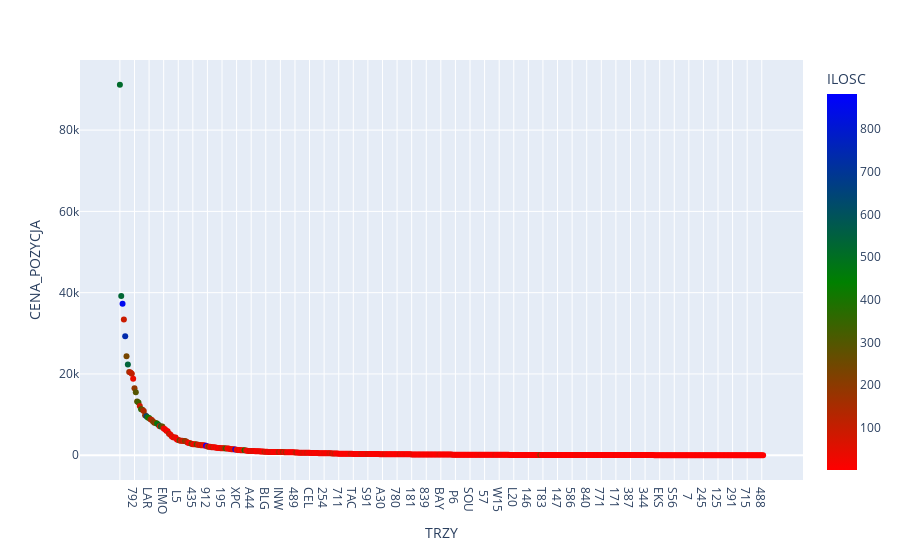

The notebook cell saved with this chart:
### Code cell
func_plot_scatter(df_fi, {'ILOSC':'sum',
                         'CENA_POZYCJA':'sum'},
                  'TRZY',
                 df_sell)

### Figure 1 — Plotly figure (JSON) as saved in the notebook; plotly's stock layout.template omitted (floating-point values rounded to 4 significant figures; data arrays with more than 128 entries replaced by an {"elided": "..."} marker saying what was removed)
{"data": [{"customdata": {"elided": "486x1 float values"}, "hovertemplate": "<b>%{hovertext}</b><br><br>TRZY=%{x}<br>CENA_POZYCJA=%{y}<br>proc=%{customdata[0]}<br>ILOSC=%{marker.color}<extra></extra>", "hovertext": {"elided": "486 str values"}, "legendgroup": "", "marker": {"color": {"elided": "486 float values"}, "coloraxis": "coloraxis", "symbol": "circle"}, "mode": "markers", "name": "", "orientation": "v", "showlegend": false, "textposition": "top center", "texttemplate": "%{text:.2s}", "type": "scatter", "x": {"elided": "486 str values"}, "xaxis": "x", "y": {"elided": "486 float values"}, "yaxis": "y"}], "layout": {"autosize": true, "coloraxis": {"colorbar": {"title": {"text": "ILOSC"}}, "colorscale": [[0, "red"], [0.5, "green"], [1, "blue"]]}, "hovermode": "x", "legend": {"tracegroupgap": 0}, "margin": {"t": 60}, "xaxis": {"anchor": "y", "autorange": true, "domain": [0, 1], "range": [-28.72, 513.7], "title": {"text": "TRZY"}, "type": "category"}, "yaxis": {"anchor": "x", "autorange": true, "domain": [0, 1], "range": [-5999.0, 97160.0], "title": {"text": "CENA_POZYCJA"}, "type": "linear"}}}
